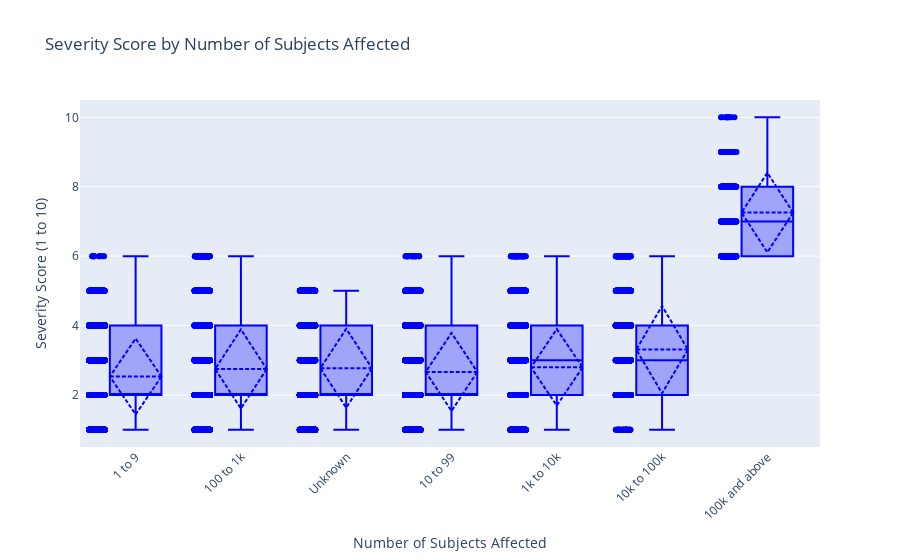

The cell this chart's notebook holds for it:
### Code cell
# Figure 10: Number of people affected and severity score analysis  
import pandas as pd
import plotly.express as px

# Load the data
df = pd.read_csv("../data/data-security-incidents-trends-2023-2024_enhanced.csv")

# Define the order
category_order = [
    "1 to 9", 
    "10 to 99", 
    "100 to 1k", 
    "1k to 10k", 
    "10k to 100k", 
    "100k and above", 
    "Unknown"
]

# Convert to ordered categorical
df["No. Data Subjects Affected"] = pd.Categorical(
    df["No. Data Subjects Affected"],
    categories=category_order,
    ordered=True
)

# Create boxplot (use column name as a string)
fig = px.box(
    df,
    x="No. Data Subjects Affected",
    y="severity_score",
    title="Severity Score by Number of Subjects Affected",
    points="all",  
    boxmode='group'
)

fig.update_traces(boxmean='sd')  # 'true' or 'sd' for standard deviation


# Update layout for clarity
fig.update_layout(xaxis_tickangle=-45)
fig.update_traces(marker_color='blue', fillcolor='rgba(0, 0, 255, 0.3)', line_color='blue')
fig.update_layout(yaxis_title="Severity Score (1 to 10)", xaxis_title="Number of Subjects Affected")
fig.show()

### Figure 1 — Plotly figure (JSON) as saved in the notebook; plotly's stock layout.template omitted (floating-point values rounded to 4 significant figures; data arrays with more than 128 entries replaced by an {"elided": "..."} marker saying what was removed)
{"data": [{"alignmentgroup": "True", "boxmean": "sd", "boxpoints": "all", "fillcolor": "rgba(0, 0, 255, 0.3)", "hovertemplate": "No. Data Subjects Affected=%{x}<br>severity_score=%{y}<extra></extra>", "legendgroup": "", "line": {"color": "blue"}, "marker": {"color": "blue"}, "name": "", "notched": false, "offsetgroup": "", "orientation": "v", "showlegend": false, "type": "box", "x": {"elided": "63550 str values"}, "x0": " ", "xaxis": "x", "y": {"elided": "63550 float values"}, "y0": " ", "yaxis": "y"}], "layout": {"boxmode": "group", "legend": {"tracegroupgap": 0}, "title": {"text": "Severity Score by Number of Subjects Affected"}, "xaxis": {"anchor": "y", "domain": [0, 1], "tickangle": -45, "title": {"text": "Number of Subjects Affected"}}, "yaxis": {"anchor": "x", "domain": [0, 1], "title": {"text": "Severity Score (1 to 10)"}}}}
